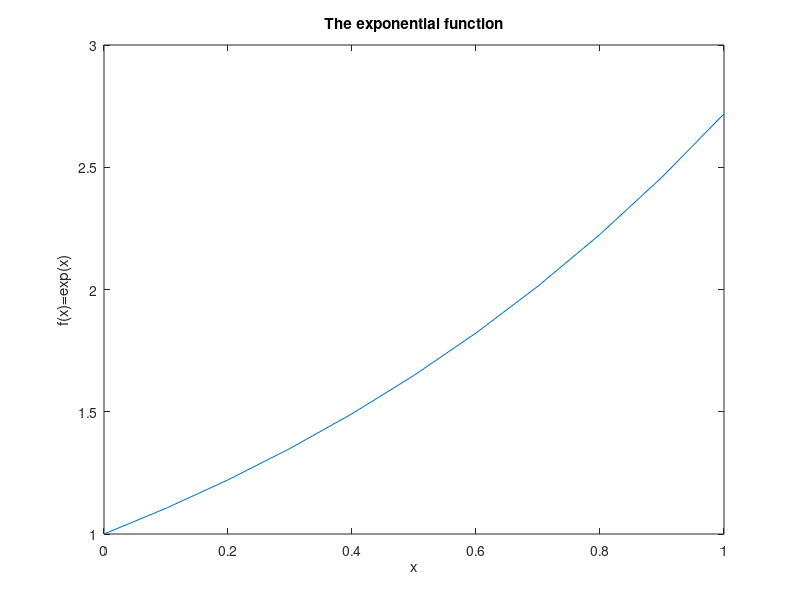

This chart was generated by the following MATLAB code:
%% exercise 0.5.1
x = 0:0.1:1;
f = exp(x); 

figure(1)
    plot(x,f);
    xlabel('x')
    ylabel('f(x)=exp(x)')
    title('The exponential function')